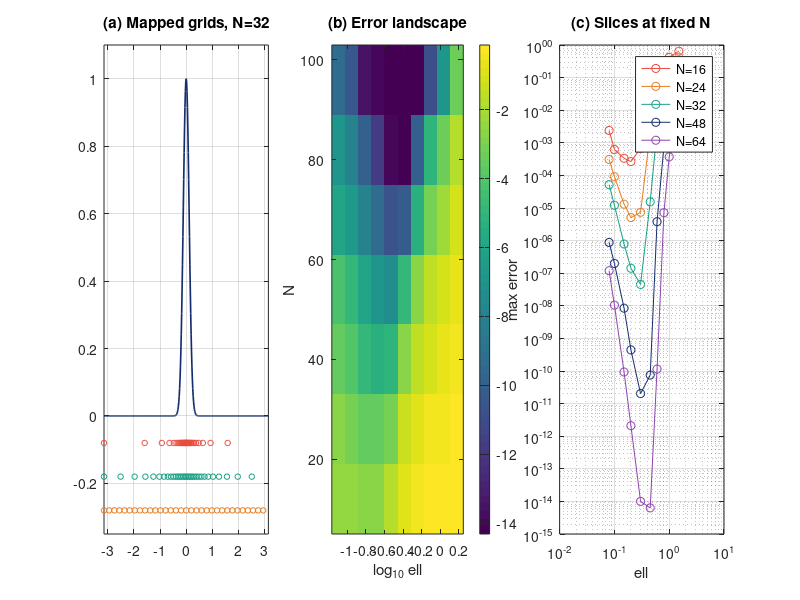
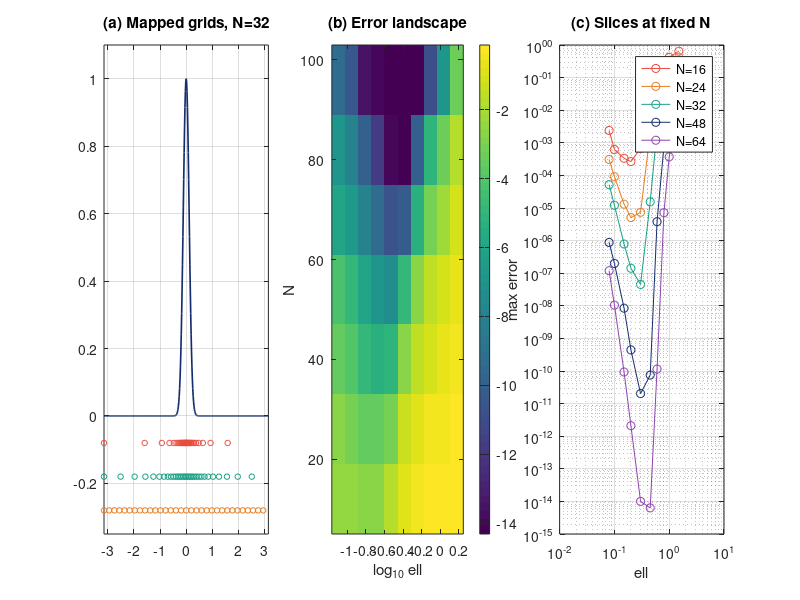

Source code (MATLAB) for these figures, in order:
function arctan_tan_sweep()
%% arctan_tan_sweep - Chapter 19, Computational Etude 19.7.
%
% Sweep the map parameter ell of the 2-pi-periodic arctan/tan map over
% a range of values, for each N, and plot the error landscape.
%
% Author: Dr. Denys Dutykh (Khalifa University, Abu Dhabi, UAE)

    script_dir = fileparts(mfilename('fullpath'));
    out_dir = fullfile(script_dir, '..', '..', '..', ...
                       'textbook', 'figures', 'ch19', 'matlab');
    if ~exist(out_dir, 'dir'); mkdir(out_dir); end

    KAPPA = 80;
    Ns = [12 16 24 32 48 64 96];
    Ls = [0.08 0.10 0.15 0.20 0.30 0.45 0.60 0.80 1.0 1.5];
    y_eval = linspace(-pi+1e-9, pi-1e-9, 4097);
    truth  = exp(-KAPPA*(1 - cos(y_eval)));
    E = zeros(length(Ns), length(Ls));
    for i = 1:length(Ns)
        for j = 1:length(Ls)
            E(i,j) = eval_error(Ns(i), Ls(j), y_eval, truth, KAPPA);
        end
    end

    NAVY=[20 45 110]/255; CORAL=[231 76 60]/255; TEAL=[22 160 133]/255;
    ORANGE=[230 126 34]/255; PURPLE=[142 68 173]/255;
    fig = figure('Position',[100 100 1320 360],'Color','w');

    % (a) three grids
    subplot(1,3,1); hold on;
    yy = linspace(-pi, pi, 401);
    plot(yy, exp(-KAPPA*(1-cos(yy))), '-', 'Color', NAVY, 'LineWidth',1.2);
    Ng = 32; x = -pi + 2*pi*(0:Ng-1)/Ng;
    for data = {[0.1 CORAL -0.08], [0.3 TEAL -0.18], [1.0 ORANGE -0.28]}
        d = data{1};
        ell  = d(1);   col = d(2:4);   off = d(5);
        yc = 2*atan(ell*tan(x/2));
        plot(yc, off*ones(size(yc)), 'o', 'Color', col, 'MarkerSize',4);
    end
    xlim([-pi pi]); ylim([-0.35 1.1]); grid on; box on;
    title('(a) Mapped grids, N=32');

    subplot(1,3,2);
    imagesc(log10(Ls), Ns, log10(E+1e-16));
    set(gca,'YDir','normal');
    xlabel('log_{10} ell'); ylabel('N');
    title('(b) Error landscape'); colorbar;

    subplot(1,3,3);
    slice_Ns = [16 24 32 48 64];
    colours = [CORAL; ORANGE; TEAL; NAVY; PURPLE];
    hold on;
    for k = 1:length(slice_Ns)
        i = find(Ns == slice_Ns(k));
        semilogy(Ls, E(i,:)+1e-16, '-o', 'Color', colours(k,:));
    end
    set(gca,'XScale','log','YScale','log'); grid on; box on;
    xlabel('ell'); ylabel('max error');
    legend(arrayfun(@(N) sprintf('N=%d',N), slice_Ns, 'UniformOutput', false));
    title('(c) Slices at fixed N');

    print(fig, fullfile(out_dir, 'arctan_tan_sweep.pdf'), '-dpdf');
    print(fig, fullfile(out_dir, 'arctan_tan_sweep.png'), '-dpng');
    fprintf('[19.7-matlab] figure saved\n');
end

function e = eval_error(N, ell, y_eval, truth, kappa)
    x  = -pi + 2*pi*(0:N-1)/N;
    y  = 2*atan(ell*tan(x/2));
    fv = exp(-kappa*(1 - cos(y)));
    coeffs = fft(fv)/N;
    k = [0:N/2-1, -N/2:-1];
    x_eval = 2*atan(tan(y_eval/2)/ell);
    vals = zeros(size(y_eval));
    for m = 1:N
        vals = vals + real(coeffs(m) * exp(1i*k(m)*(x_eval + pi)));
    end
    e = max(abs(vals - truth));
end
